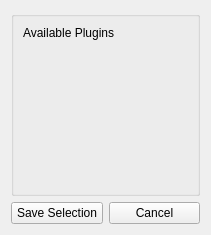
<?xml version="1.0" encoding="UTF-8"?>
<ui version="4.0">
 <class>PluginManager</class>
 <widget class="QWidget" name="PluginManager">
  <property name="geometry">
   <rect>
    <x>0</x>
    <y>0</y>
    <width>211</width>
    <height>235</height>
   </rect>
  </property>
  <property name="windowTitle">
   <string>PluginManager</string>
  </property>
  <layout class="QVBoxLayout" name="verticalLayout_2">
   <item>
    <widget class="QGroupBox" name="groupBox">
     <property name="title">
      <string/>
     </property>
     <layout class="QVBoxLayout" name="verticalLayout">
      <item>
       <widget class="QLabel" name="label">
        <property name="text">
         <string>Available Plugins</string>
        </property>
       </widget>
      </item>
      <item>
       <spacer name="verticalSpacer">
        <property name="orientation">
         <enum>Qt::Vertical</enum>
        </property>
        <property name="sizeHint" stdset="0">
         <size>
          <width>20</width>
          <height>40</height>
         </size>
        </property>
       </spacer>
      </item>
     </layout>
    </widget>
   </item>
   <item>
    <layout class="QHBoxLayout" name="horizontalLayout">
     <item>
      <widget class="QPushButton" name="savePushButton">
       <property name="text">
        <string>Save Selection</string>
       </property>
      </widget>
     </item>
     <item>
      <widget class="QPushButton" name="cancelPushButton">
       <property name="text">
        <string>Cancel</string>
       </property>
      </widget>
     </item>
    </layout>
   </item>
  </layout>
 </widget>
 <resources/>
 <connections/>
</ui>
